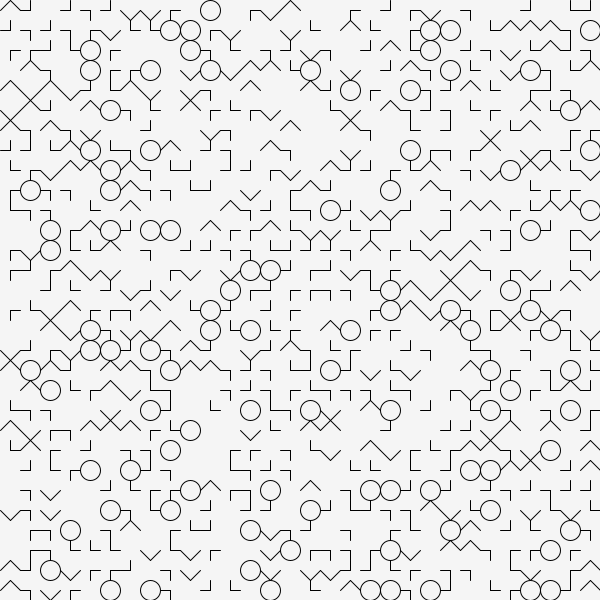
Frame 1 (no input)
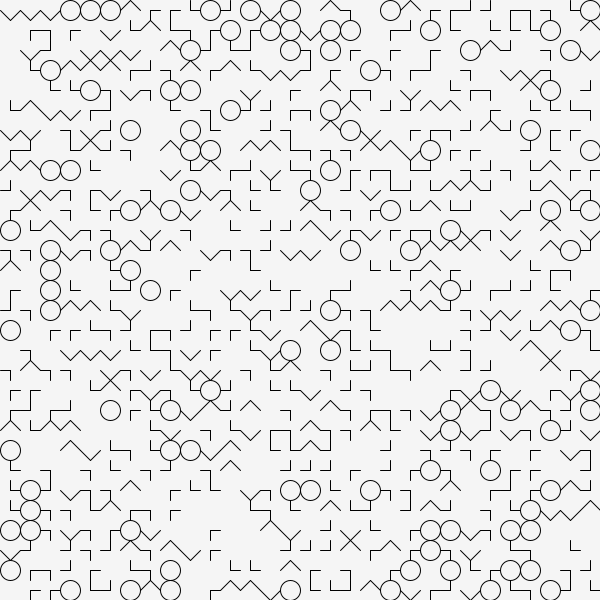
Frame 2 (the mouse pressed at the canvas centre, redrawn once)

The Processing sketch that drew these frames (run headless with seeded random() and noise(); the mouse was pressed at the canvas centre and the sketch redrawn once):

// Processing sketch: grid01
// ── grid01.pde
float space = 20;

void setup() {
  size(600, 600);
  pixelDensity(displayDensity());
  rectMode(CENTER);
  noLoop();
}

void draw() {
  background(#f5f5f5);

  noFill();

  for (int y = 0; y < height; y += space) {
    for (int x = 0; x < width; x += space) {
      int j = int(random(9));
      if (j == 1) {
        ellipse(x+0.5*space, y+0.5*space, space, space);
      } else if (j == 2) {
        line(x, y+0.5*space, x+0.5*space, y+0.5*space);
        line( x+0.5*space, y+0.5*space, x+0.5*space, y);
      } else if (j == 3) {
        line(x+space, y+0.5*space, x+0.5*space, y+0.5*space);
        line(x+0.5*space, y+0.5*space, x+0.5*space, y+space);
      } else if (j == 4) {
        line(x, y+0.5*space, x+0.5*space, y+space);
        line(x+0.5*space, y+space, x+space, y+0.5*space);
      } else if (j == 5) {
        line(x+0.5*space, y, x+space, y+0.5*space);
        line(x+0.5*space, y, x, y+0.5*space);
      } else if (j == 6) {
        line(x+0.5*space, y+0.5*space, x+space, y+0.5*space);
        line(x+0.5*space, y+0.5*space, x+0.5*space, y);
      } else if (j == 7) {
        line(x+0.5*space, y+0.5*space, x, y+0.5*space);
        line(x+0.5*space, y+0.5*space, x+0.5*space, y+space);
      }
    }
  }
}
